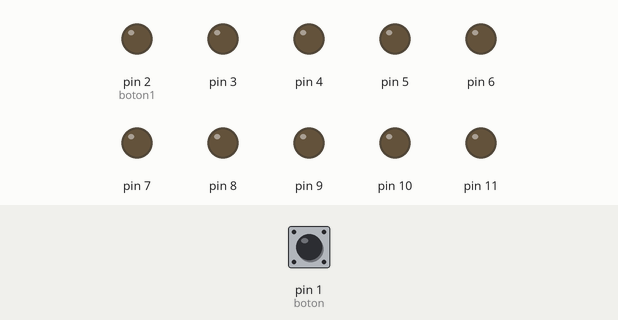
Recording of a sketch running on a simulated Arduino Uno, built with avr-gcc and run on an emulated ATmega328P. Parts: output pins drawn as LEDs (lit = HIGH). Dashed ring = blinking. The inputs (shaded band) are chosen by the test bench; at power-on: pin 1 (boton) LOW.

Above: at 1.2 s.
1.3 s: pin 1 (boton) pulled HIGH for 0.15 s
At 1.46 s:
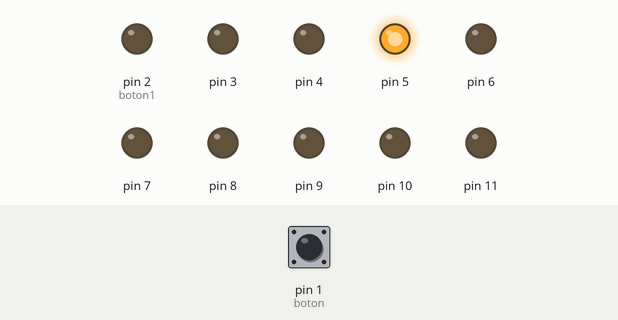
4.3 s: pin 1 (boton) pulled HIGH for 3.2 s
At 4.51 s:
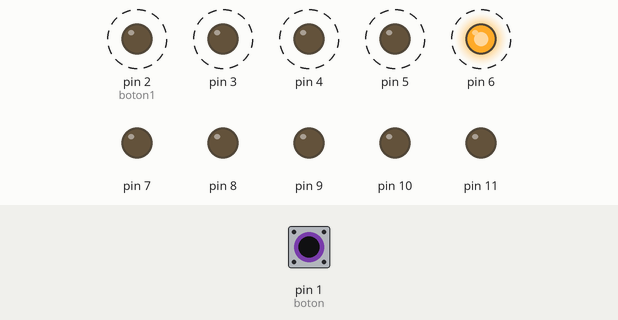
Timing chart, 0 to 9.1 s (numbered marks = the images above; inputs shaded):
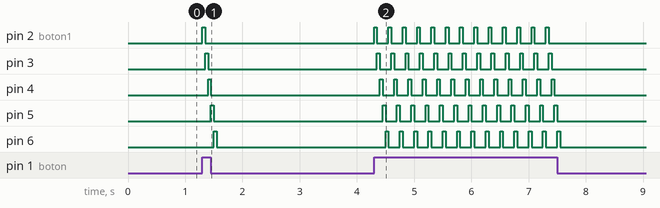

Measured:
- after the input at 1.3 s, pin 2 (boton1): LOW → HIGH at once, → LOW 0.05 s later; pin 3: LOW → HIGH after 0.05 s, → LOW 0.05 s later; pin 4: LOW → HIGH after 0.10 s, → LOW 0.05 s later; pin 5: LOW → HIGH after 0.15 s, → LOW 0.05 s later; pin 6: LOW → HIGH after 0.20 s, → LOW 0.05 s later
- after the input at 4.3 s, pin 2 (boton1): alternates HIGH for 0.05 s and LOW for 0.20 s, 26 changes in all, then stays LOW, starting at once; pin 3: alternates HIGH for 0.05 s and LOW for 0.20 s, 26 changes in all, then stays LOW, starting after 0.05 s

The sketch:

button.ino
```cpp
int boton=1;
int boton1=2;
int led;
void setup()
{
  pinMode(boton,INPUT);
  pinMode(boton1,INPUT);
  for(led=2;led<=11;led++)
  {
    pinMode(led,OUTPUT);
  }
}
void loop()
{
  if(digitalRead(boton)==HIGH)
  {
    for(led=2;led<=6;led++)
    {
      digitalWrite(led,HIGH);
      delay(50);
      digitalWrite(led,LOW);
    }
  }
    else if(digitalRead(boton1)==HIGH)
    {
      for(led=11;led>=7;led--)
      {
        digitalWrite(led,HIGH);
        delay(100);
        digitalWrite(led,LOW);
      }
    }
}
```
